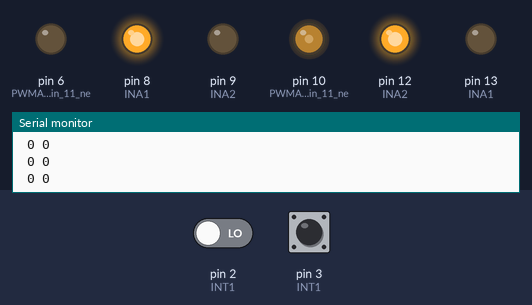
The sketch below on a simulated Arduino Uno, built with avr-gcc and run on an emulated ATmega328P. Shown: output pins drawn as LEDs (lit = HIGH), the last lines printed to the serial monitor. Inputs (shaded band) come from the test bench; at power-on: pin 3 (INT1) LOW, pin 2 (INT1) LOW.

Above: at 1.2 s.
1.3 s: pin 3 (INT1) pulsed HIGH 2 times (0.12 s each, 0.3 s apart)
At 2.7 s:
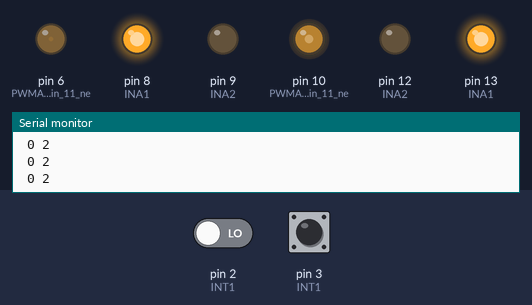
3.4 s: pin 3 (INT1) driven HIGH
At 4.5 s:
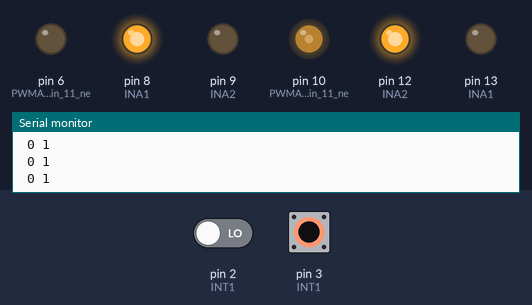
4.9 s: pin 3 (INT1) driven LOW
At 5.6 s:
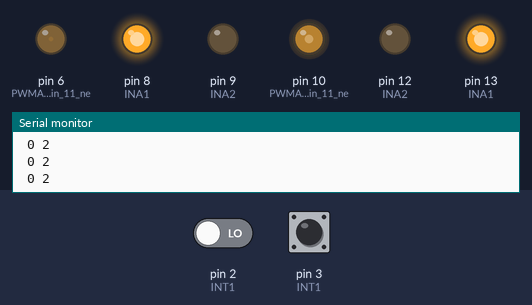
Timing chart, 0 to 7.9 s (numbered marks = the images above; inputs shaded):
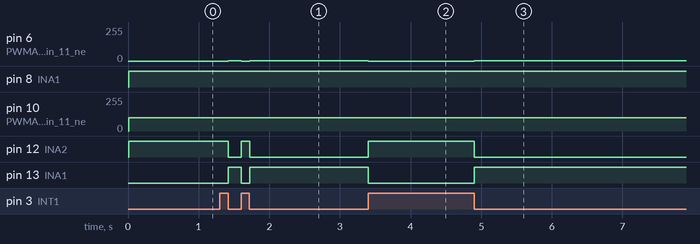

Measured:
- after the input at 1.3 s, pin 6 (PWMA_Attention_pin_11_ne): 0/255 → 1/255 after 0.12 s, → 0/255 0.18 s later, → 1/255 0.12 s later; pin 12 (INA2): HIGH → LOW after 0.12 s, → HIGH 0.18 s later, → LOW 0.12 s later; pin 13 (INA1): LOW → HIGH after 0.12 s, → LOW 0.18 s later, → HIGH 0.12 s later
- after the input at 3.4 s, pin 6 (PWMA_Attention_pin_11_ne): 1/255 → 0/255 at once; pin 12 (INA2): LOW → HIGH at once; pin 13 (INA1): HIGH → LOW at once
- after the input at 4.9 s, pin 6 (PWMA_Attention_pin_11_ne): 0/255 → 1/255 at once; pin 12 (INA2): HIGH → LOW at once; pin 13 (INA1): LOW → HIGH at once

The sketch:

cercle.ino
```cpp
#include <FlexiTimer2.h>

volatile long int Nb_Tick=0;
volatile long int Nb_Tickgauche=0;
long int consigne_pos=0;// nombre de tour entier
long int consigne_posgauche=0;
int byte_read;
volatile int erreur=0;
volatile int erreurgauche=0;

const int maxPwm=100;// Vitesse max souhaitée de rotation de la roue

const float kp=0.7;
const float kpgauche=0.75;

byte form=1;

volatile int somerreurgauche=0;


volatile int pwm=0;
volatile int pwmgauche=0;

void setup() {

Serial.begin(115200);

//Moteur Droite
pinMode(13,OUTPUT);// INA1
pinMode(12,OUTPUT);// INA2
pinMode(6,OUTPUT);// PWMA Attention pin 11 ne marche pas car conflit avec FlexiTimer2
pinMode(3,INPUT);// INT1
//Moteur Gauche
pinMode(8,OUTPUT);// INA1
pinMode(9,OUTPUT);// INA2
pinMode(10,OUTPUT);// PWMA Attention pin 11 ne marche pas car conflit avec FlexiTimer2
pinMode(2,INPUT);// INT1

attachInterrupt(digitalPinToInterrupt(3), codeur, CHANGE);//On lit 16 ticks/tours du codeur.
attachInterrupt(digitalPinToInterrupt(2), codeurgauche, CHANGE);//On lit 16 ticks/tours du codeur.

FlexiTimer2::set(10, asserv); // Lance la fonction asserv toutes les 10ms
FlexiTimer2::start();
}


void loop()
{

int sens=1;
unsigned long currentTime=millis();

//Cercle

   if(currentTime<3000){

  consigne_posgauche=5*1883-550;
  }

}

void codeur()
{
  if(pwm>=0)
  {
  Nb_Tick++;
  }
  else
  {
  Nb_Tick--;
  }
}
void codeurgauche()
{
  if(pwmgauche>=0)
  {
  Nb_Tickgauche++;
  }
  else
  {
  Nb_Tickgauche--;
  }
}

void asserv()
{
erreur=consigne_pos-Nb_Tick;
erreurgauche=consigne_posgauche-Nb_Tickgauche;
volatile int corr_p = erreur*kp;
volatile int corr_pgauche = erreurgauche*kpgauche;
if(corr_p > maxPwm)
{
  corr_p=maxPwm;
}
if(corr_p < -maxPwm)
{
  corr_p = -maxPwm;
}
if(corr_pgauche > maxPwm)
{
  corr_pgauche=maxPwm;
}
if(corr_pgauche < -maxPwm)
{
  corr_pgauche = -maxPwm;
}

pwm=corr_p;
pwmgauche=corr_pgauche;

if(pwm > maxPwm)
  {
  pwm= maxPwm;
  }
if(pwm <-maxPwm)
  {
  pwm=-maxPwm;
  }
  if(pwmgauche > maxPwm)
  {
  pwmgauche= maxPwm;
  }
if(pwmgauche <-maxPwm)
  {
  pwmgauche=-maxPwm;
  }


if(pwm>=0)
{
droit()  ;
}else{
arriere();
  }

if(pwmgauche>=0)
{
droitg()  ;
}else{
arriereg();
 }

Serial.print(" ");
Serial.print(consigne_pos);
Serial.print(" ");
Serial.println(Nb_Tick);

}

void droit(){
  analogWrite(6,pwm);
  digitalWrite(13,LOW);
  digitalWrite(12,HIGH);

  }

 void arriere(){
    analogWrite(6,-pwm);
  digitalWrite(13,HIGH);
  digitalWrite(12,LOW);


  }

  void droitg(){

  analogWrite(10,pwmgauche);
  digitalWrite(9,LOW);
  digitalWrite(8,HIGH);
  }

  void arriereg(){
   analogWrite(10,-pwmgauche);
  digitalWrite(9,HIGH);
  digitalWrite(8,LOW);

  }
```
